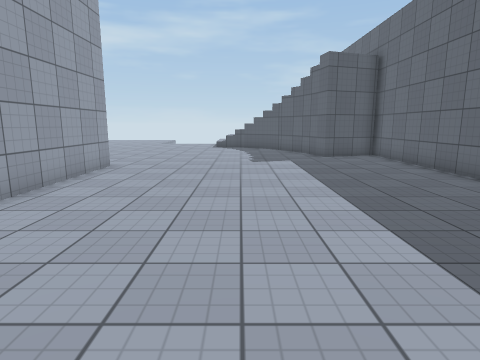
[1] (above)

20 first-person views from a walk through a 3-D level made in the Unity game engine. The camera is 1.4 m above the floor, tilts 10° down and sees 75° across. The floor is counted in squares, 1 m on a side. Each view is taken from the middle of a square. On the plan, view 1 faces up. The plan holds only what a view shows up to about 14 squares ahead; the rest is blank. The place goes on beyond the plan. The player character is not drawn. Surface patterns are stand-ins for the level's own textures.

[2]
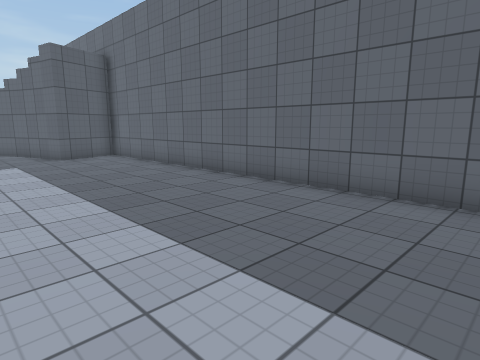

[3]
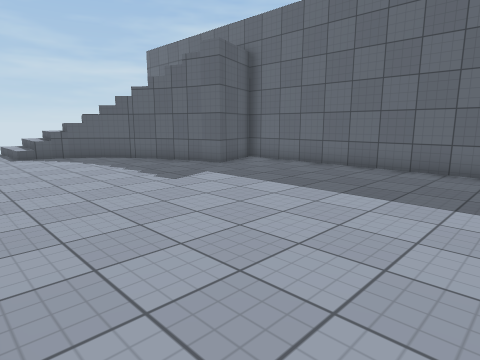

[4]
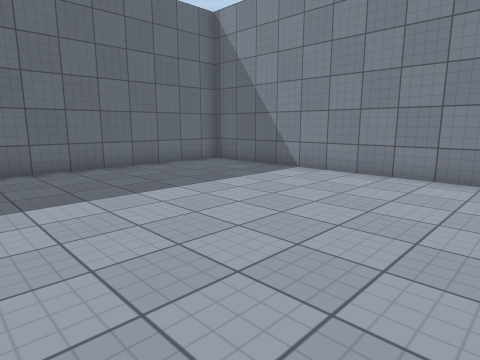

[5]
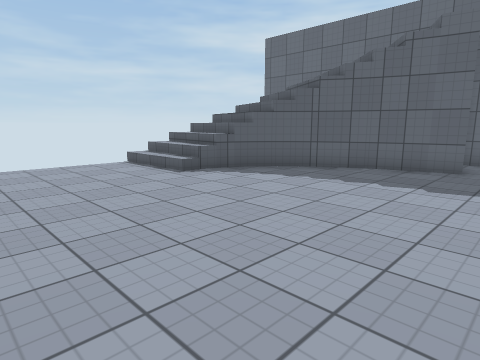

[6]
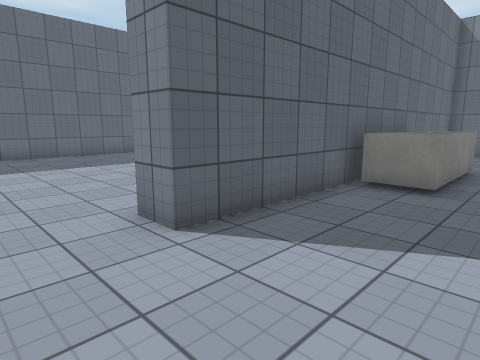

[7]
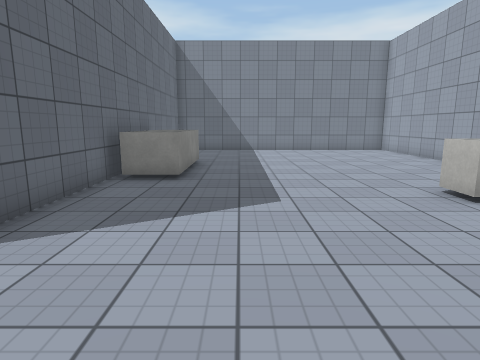

[8]
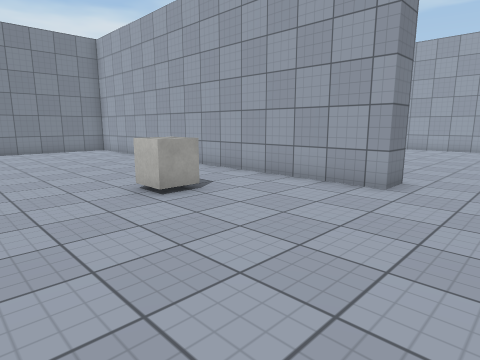

[9]
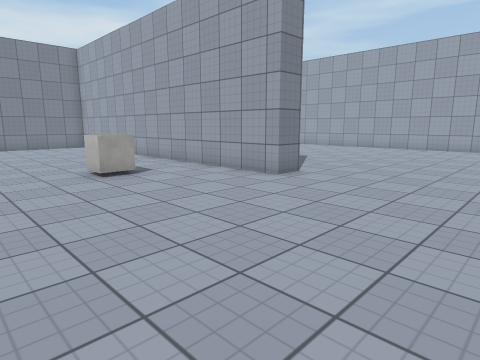

[10]
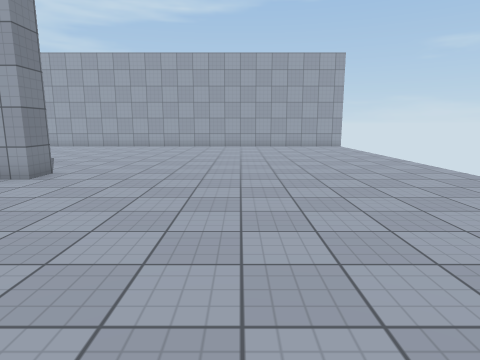

[11]
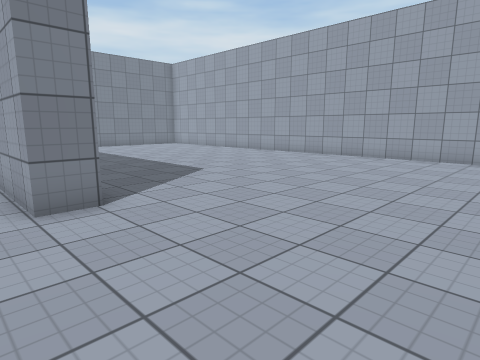

[12]
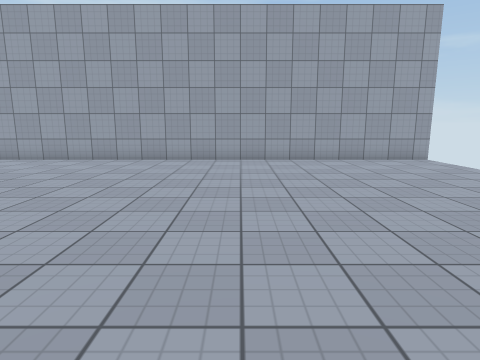

[13]
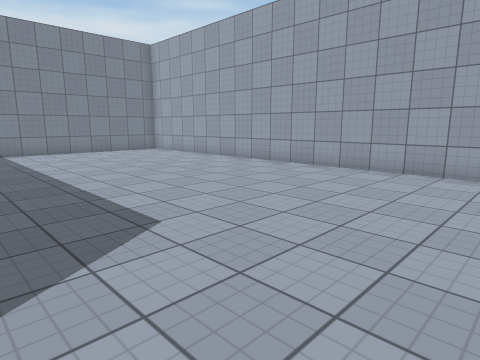

[14]
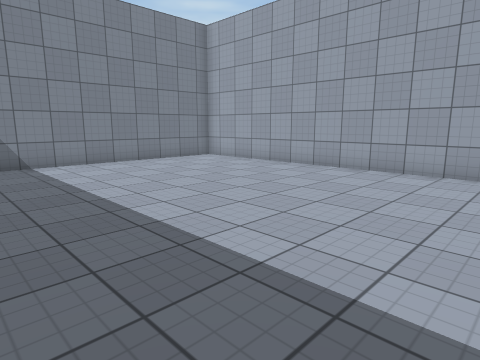

[15]
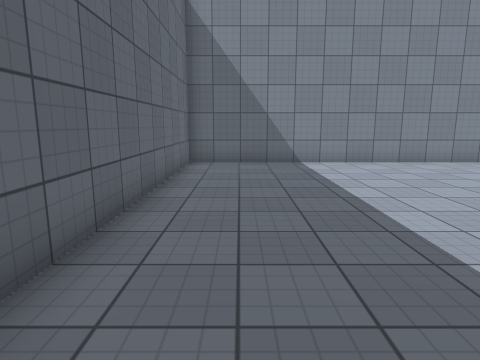

[16]
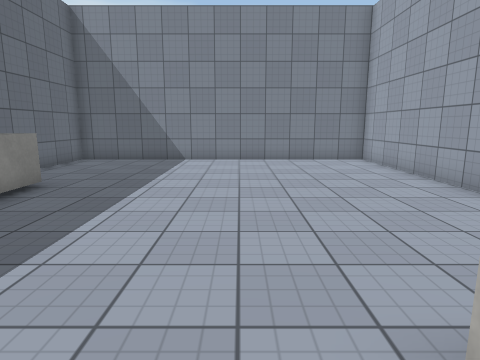

[17]
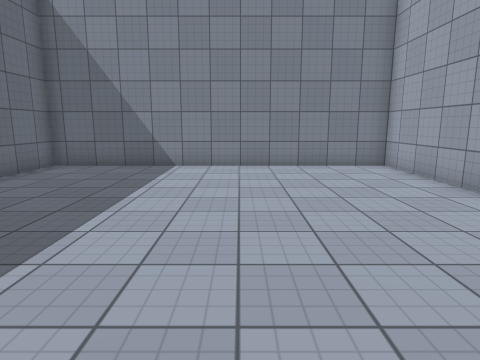

[18]
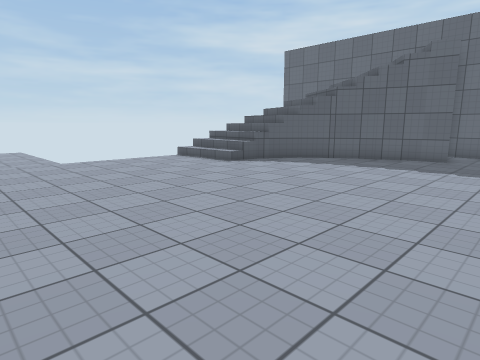

[19]
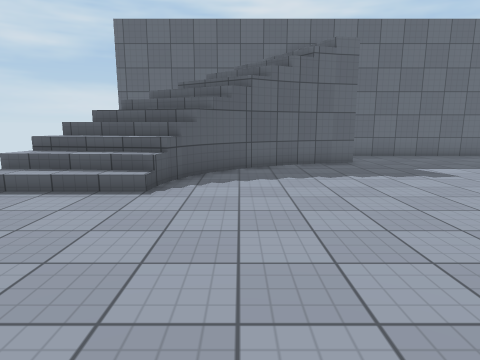

[20]
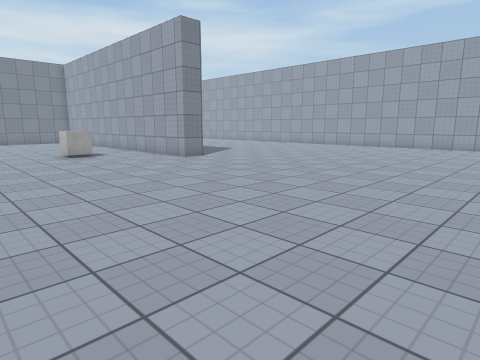

### Floor plan
Key: @ floor where view 1 was taken; # wall or solid block; . main floor; : floor 4.5 m higher than the main floor; / step, stairs or slope; ^ raised ledge; v drop or lower ground; C cube.
Columns run from 30 left of view 1 to 6 right of it. Each row starts with its distance up from view 1.
 24 #
 23 #....  ........  ... ........//vv   v
 22 #............................////v  v
 21 #............................/////  v
 20 #............................/////v v
 19 #............................../ //vv
 18 #...............................v//vv
 17 #................................///#
 16 #................................///#
 15 #................................./:^
 14 #.................................#v#
 13 #...................................#
 12 #...................................#
 11 #...........##......................#
 10 #........... #...........#..........#
  9 #........... #...........#..........#
  8 #........... #..CC.......#..........#
  7 #..........  #...........#..........#
  6 #...........##.........^^#..........#
  5 #...........##.........^^#..........#
  4 #...........##.........^^#..........#
  3 #...........##.........^^ ..........#
  2 #...........##.........^^ ..........#
  1 #...........##...........#..........#
  0 #...........##...........# ...@.....#
 -1 #...........##...........# .........#
 -2 #...........##...........# .........#
 -3  ...........##...........# .........#
 -4  ####################################

Where each view was taken, in squares from view 1:
view 1: 0 up, 0 right, facing up
view 2: 0 up, 0 right, facing up-right
view 3: 5 up, 4 left, facing up-right
view 4: 5 up, 4 left, facing down-right
view 5: 12 up, 7 left, facing up-right
view 6: 13 up, 9 left, facing down-right
view 7: 14 up, 9 left, facing down
view 8: 14 up, 10 left, facing down-left
view 9: 17 up, 10 left, facing down-left
view 10: 17 up, 9 left, facing left
view 11: 17 up, 16 left, facing down-left
view 12: 16 up, 17 left, facing left
view 13: 13 up, 20 left, facing down-left
view 14: 8 up, 20 left, facing down-left
view 15: 8 up, 20 left, facing down
view 16: 9 up, 12 left, facing down
view 17: 7 up, 12 left, facing down
view 18: 11 up, 10 left, facing up-right
view 19: 18 up, 8 left, facing right
view 20: 23 up, 9 left, facing down-left
